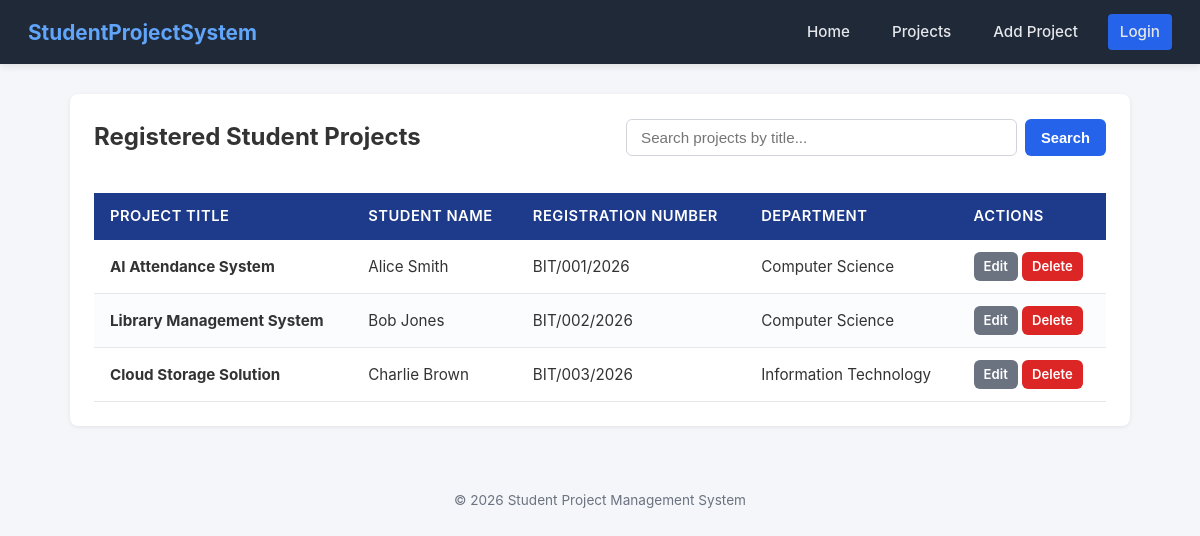
/projects/, run on the app's committed database.
### projects/models.py (models this page shows, shortened)
class Project(models.Model):
    title = models.CharField(max_length=200)
    student_name = models.CharField(max_length=150)
    registration_number = models.CharField(max_length=30)
    description = models.TextField()
    date_submitted = models.DateTimeField(auto_now_add=True)
    department = models.ForeignKey(Department, on_delete=models.CASCADE, related_name='projects')

class Department(models.Model):
    name = models.CharField(max_length=100)
    description = models.TextField()

### projects/views.py (the view)
# urls.py: path('projects/', views.project_list, name='project_list'),
def project_list(request):
    query = request.GET.get('q', '').strip()
    if query:
        projects = Project.objects.filter(title__icontains=query)
    else:
        projects = Project.objects.all()
    context = {
        'projects': projects,
        'query': query,
    }
    return render(request, 'projects/project_list.html', context)

### projects/templates/projects/project_list.html (shortened to what this page needs)
{% extends "base.html" %}
{% block content %}
<div class="card">
    <div class="search-container">
        <h2>Registered Student Projects</h2>
        <form method="GET" action="{% url 'project_list' %}" class="search-form">
            <input
                type="text"
                name="q"
                value="{{ query }}"
                placeholder="Search projects by title..."
                class="search-input"
            >
            <button type="submit" class="btn btn-primary">Search</button>
        </form>
    </div>
    <div class="table-responsive">
        <table class="project-table">
            <thead>
                <tr>
                    <th>Project Title</th>
                    <th>Student Name</th>
                    <th>Registration Number</th>
                    <th>Department</th>
                    <th>Actions</th>
                </tr>
            </thead>
            <tbody>
                {% for project in projects %}
                    <tr>
                        <td><strong>{{ project.title }}</strong></td>
                        <td>{{ project.student_name }}</td>
                        <td>{{ project.registration_number }}</td>
                        <td>{{ project.department.name }}</td>
                        <td>
                            <a href="{% url 'project_update' project.pk %}" class="btn btn-sm btn-secondary">Edit</a>
                            <a href="{% url 'project_delete' project.pk %}" class="btn btn-sm btn-danger">Delete</a>
                        </td>
                    </tr>
                {% empty %}
                    <tr>
                        <td colspan="5" style="text-align: center; padding: 24px; color: #6b7280;">
                            No projects found. <a href="{% url 'project_create' %}">Add the first project</a>.
                        </td>
                    </tr>
                {% endfor %}
            </tbody>
        </table>
    </div>
</div>
{% endblock %}

### projects/templates/projects/base.html (shortened to what this page needs)
{% load static %}
<!DOCTYPE html>
<html lang="en">
<head>
    <link rel="stylesheet" href="{% static 'projects/css/style.css' %}">
</head>
<body>
    <nav class="navbar">
        <a href="{% url 'home' %}" class="brand">StudentProjectSystem</a>
        <ul class="navbar-nav">
            <li><a href="{% url 'home' %}">Home</a></li>
            <li><a href="{% url 'project_list' %}">Projects</a></li>
            <li><a href="{% url 'project_create' %}">Add Project</a></li>
            {% if user.is_authenticated %}
                <li><span class="user-status">User: {{ user.username }}</span></li>
                <li><a href="{% url 'logout' %}" class="btn btn-sm btn-secondary">Logout</a></li>
            {% else %}
                <li><a href="{% url 'login' %}" class="btn btn-sm btn-primary">Login</a></li>
            {% endif %}
        </ul>
    </nav>
    <main class="container">
        {% block content %}
        {% endblock %}
    </main>
    <footer>
        <p>&copy; 2026 Student Project Management System</p>
    </footer>
</body>
</html>

### projects/static/projects/css/style.css (style rules this page uses)
* { margin: 0; padding: 0; box-sizing: border-box; }
body { font-family: -apple-system, BlinkMacSystemFont, "Segoe UI", Roboto, "Helvetica Neue", Arial, sans-serif; background-color: #f4f6f9; color: #333333; line-height: 1.6; }
.navbar { background-color: #1f2937; color: #ffffff; display: flex; justify-content: space-between; align-items: center; padding: 14px 28px; box-shadow: 0 2px 8px rgba(0, 0, 0, 0.1); }
.navbar .brand { font-size: 1.3rem; font-weight: 700; color: #60a5fa; text-decoration: none; }
.navbar-nav { list-style: none; display: flex; align-items: center; gap: 18px; }
.navbar-nav a { color: #e5e7eb; text-decoration: none; font-size: 0.95rem; font-weight: 500; padding: 6px 12px; border-radius: 4px; transition: background-color 0.2s, color 0.2s; }
.container { max-width: 1100px; margin: 30px auto; padding: 0 20px; }
.card { background: #ffffff; border-radius: 8px; box-shadow: 0 1px 4px rgba(0, 0, 0, 0.08); padding: 24px; margin-bottom: 24px; }
.table-responsive { overflow-x: auto; }
.project-table { width: 100%; border-collapse: collapse; margin-top: 16px; background-color: #ffffff; }
.project-table th { background-color: #1e3a8a; color: #ffffff; font-weight: 600; text-align: left; padding: 12px 16px; font-size: 0.92rem; text-transform: uppercase; letter-spacing: 0.5px; }
.project-table td { padding: 12px 16px; border-bottom: 1px solid #e5e7eb; font-size: 0.95rem; }
.project-table tr:nth-child(even) { background-color: #fbfcfe; }
.search-container { margin-bottom: 20px; display: flex; justify-content: space-between; align-items: center; flex-wrap: wrap; gap: 12px; }
.search-form { display: flex; gap: 8px; flex: 1; max-width: 480px; }
.search-input { flex: 1; padding: 9px 14px; border: 1px solid #d1d5db; border-radius: 6px; font-size: 0.95rem; }
.btn { display: inline-block; padding: 8px 16px; font-size: 0.92rem; font-weight: 600; border-radius: 6px; text-decoration: none; cursor: pointer; border: none; transition: background-color 0.15s ease-in-out; }
.btn-primary { background-color: #2563eb; color: #ffffff; }
.btn-danger { background-color: #dc2626; color: #ffffff; }
.btn-secondary { background-color: #6b7280; color: #ffffff; }
.btn-sm { padding: 4px 10px; font-size: 0.82rem; }
footer { text-align: center; padding: 24px; font-size: 0.85rem; color: #6b7280; margin-top: 40px; }

### data on the page
Project: title "AI Attendance System", student_name "Alice Smith", registration_number "BIT/001/2026", department.name "Computer Science"
Project: title "Library Management System", student_name "Bob Jones", registration_number "BIT/002/2026", department.name "Computer Science"
Project: title "Cloud Storage Solution", student_name "Charlie Brown", registration_number "BIT/003/2026", department.name "Information Technology"
